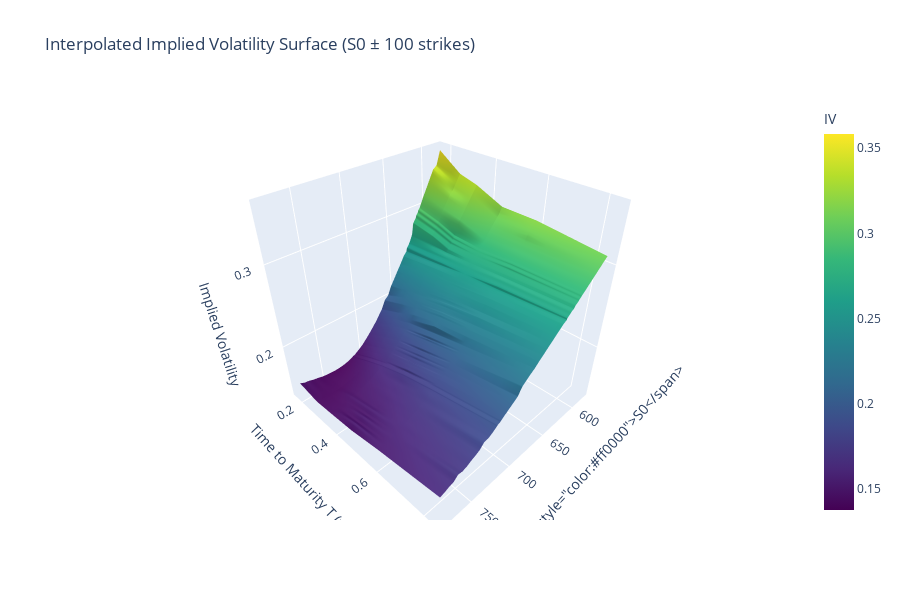

Notebook code cell kept with this figure:
### Code cell
k_values = np.sort(df['K'].unique()) t_values = np.sort(df['T'].unique()) surface = df.pivot_table(index='T', columns='K', values='iv', aggfunc='mean') surface = surface.reindex(index=t_values, columns=k_values) surface = surface.interpolate(axis=1, limit_direction='both').interpolate(axis=1, limit_direction='both') surface = surface.loc[surface.index >= 0.1] IV_surface = surface.to_numpy(dtype=float) if np.isnan(IV_surface).any():     IV_surface = np.where(np.isnan(IV_surface), np.nanmean(IV_surface), IV_surface) k_values = surface.columns.to_numpy(dtype=float) t_values = surface.index.to_numpy(dtype=float) KK, TT = np.meshgrid(k_values, t_values) fig = go.Figure(     data=[         go.Surface(             x=KK,             y=TT,             z=IV_surface,             colorscale='Viridis',             colorbar=dict(title='IV'),             showscale=True,         )     ] ) fig.update_layout(     title='Interpolated Implied Volatility Surface (S0 ± 100 strikes)',     scene=dict(         xaxis=dict(title=dict(text='Strike K — <span style="color:#ff0000">S0</span>')),         yaxis=dict(title='Time to Maturity T (years)'),         zaxis=dict(title='Implied Volatility'),     ),     width=900,     height=600, ) fig.show()

### Figure 1 — Plotly figure (JSON) as saved in the notebook; plotly's stock layout.template omitted (floating-point values rounded to 4 significant figures; data arrays with more than 128 entries replaced by an {"elided": "..."} marker saying what was removed)
{"data": [{"colorbar": {"title": {"text": "IV"}}, "colorscale": [[0, "#440154"], [0.1111, "#482878"], [0.2222, "#3e4989"], [0.3333, "#31688e"], [0.4444, "#26828e"], [0.5556, "#1f9e89"], [0.6667, "#35b779"], [0.7778, "#6ece58"], [0.8889, "#b5de2b"], [1, "#fde725"]], "showscale": true, "type": "surface", "x": {"elided": "6x111 float values"}, "y": {"elided": "6x111 float values"}, "z": {"elided": "6x111 float values"}}], "layout": {"height": 600, "scene": {"xaxis": {"title": {"text": "Strike K — <span style=\"color:#ff0000\">S0</span>"}}, "yaxis": {"title": {"text": "Time to Maturity T (years)"}}, "zaxis": {"title": {"text": "Implied Volatility"}}}, "title": {"text": "Interpolated Implied Volatility Surface (S0 ± 100 strikes)"}, "width": 900}}
